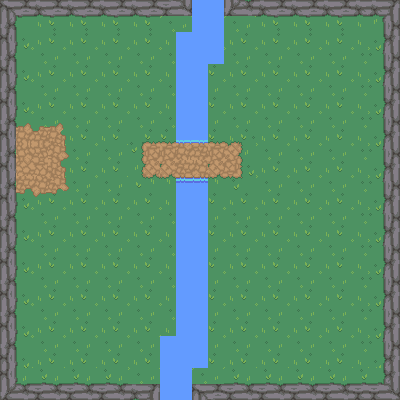

The image is a tile-based game level rendered from a .tmx file. Its description and source (layers, tilesets, objects; grid data summarised) follow:
An orthogonal 25x25 tile map with 16x16 px tiles, 5 tile layers (background, water, bridge, walls, ...) and 14 objects (10x collision, exit_zone2, spawn_point, robin_path1, robin_path2).

<map version="1.10" tiledversion="1.11.0" orientation="orthogonal" renderorder="right-down" width="25" height="25" tilewidth="16" tileheight="16" infinite="0" nextlayerid="7" nextobjectid="19">
 <tileset firstgid="1" source="Nature.tsx" />
 <layer id="1" name="background" width="25" height="25">
  <data>[625 cells, 625 non-empty, 4 distinct tile ids]</data>
 </layer>
 <layer id="2" name="water" width="25" height="25">
  <data>[625 cells, 54 non-empty, 3 distinct tile ids]</data>
 </layer>
 <layer id="3" name="bridge" width="25" height="25">
  <data>[625 cells, 32 non-empty, 24 distinct tile ids]</data>
 </layer>
 <layer id="5" name="walls" width="25" height="25">
  <data>[625 cells, 168 non-empty, 32 distinct tile ids]</data>
 </layer>
 <layer id="6" name="sortie" width="25" height="25">
  <data>[625 cells, 24 non-empty, 24 distinct tile ids]</data>
 </layer>
 <objectgroup id="4" name="objects">
  <object id="1" type="collision" x="191.5" y="-1" width="32" height="64" />
  <object id="2" type="collision" x="175.5" y="32" width="32" height="110" />
  <object id="3" type="collision" x="176.5" y="178" width="30.5" height="190.5" />
  <object id="4" type="collision" x="159.5" y="336" width="31.5" height="67.5" />
  <object id="6" type="collision" x="-9" y="-5" width="27" height="411" />
  <object id="7" type="collision" x="-19" y="-12" width="211" height="29" />
  <object id="8" type="collision" x="224" y="-16" width="180" height="34" />
  <object id="9" type="collision" x="381" y="-43" width="75" height="463" />
  <object id="10" type="collision" x="192" y="383" width="221" height="43" />
  <object id="11" type="collision" x="-10" y="381" width="171" height="42" />
  <object id="14" name="exit_zone2" x="11.6667" y="127.333" width="35.6667" height="65" />
  <object id="15" name="spawn_point" x="91.6667" y="301">
   <point />
  </object>
  <object id="16" name="robin_path1" x="272.333" y="80.6667" width="15.3333" height="15.6667" />
  <object id="17" name="robin_path2" x="271.667" y="224.667" width="16.6667" height="16" />
 </objectgroup>
</map>
